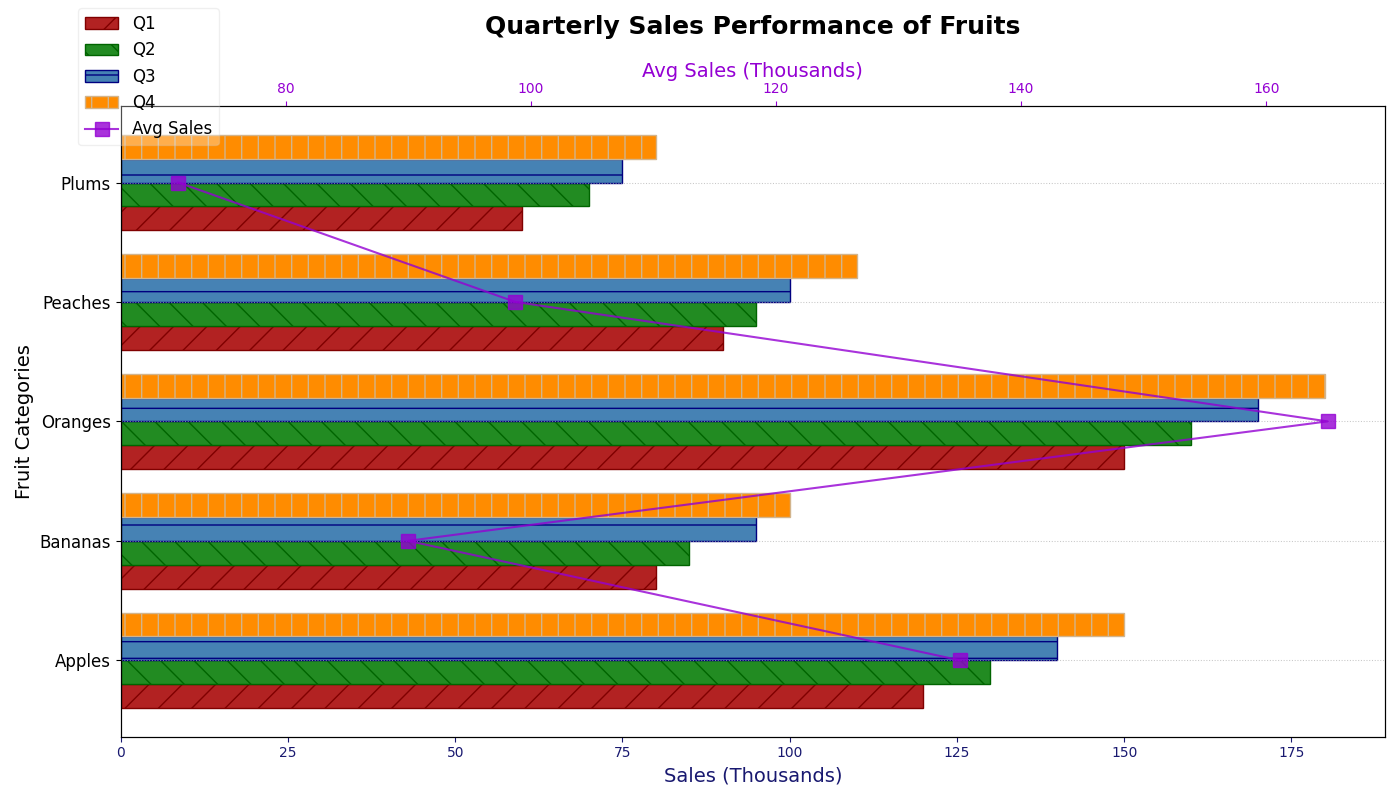

Python code for this plot:
import matplotlib.pyplot as plt
import numpy as np

categories = ["Apples", "Bananas", "Oranges", "Peaches", "Plums"]
q1_sales = [120, 80, 150, 90, 60]
q2_sales = [130, 85, 160, 95, 70]
q3_sales = [140, 95, 170, 100, 75]
q4_sales = [150, 100, 180, 110, 80]
avg_sales_per_quarter = np.mean([q1_sales, q2_sales, q3_sales, q4_sales], axis=0)

fig, ax1 = plt.subplots(figsize=(14, 8))

height = 0.2
y = np.arange(len(categories))

# Shuffled color assignments for the quarterly sales bars
bars1 = ax1.barh(y - 1.5*height, q1_sales, height, label='Q1', color='firebrick', hatch='/', edgecolor='maroon')
bars2 = ax1.barh(y - 0.5*height, q2_sales, height, label='Q2', color='forestgreen', hatch='\\', edgecolor='darkgreen')
bars3 = ax1.barh(y + 0.5*height, q3_sales, height, label='Q3', color='steelblue', hatch='-', edgecolor='navy')
bars4 = ax1.barh(y + 1.5*height, q4_sales, height, label='Q4', color='darkorange', hatch='|', edgecolor='tan')

ax1.set_title("Quarterly Sales Performance of Fruits", fontsize=18, weight='bold', pad=20)
ax1.set_ylabel("Fruit Categories", fontsize=14)
ax1.set_xlabel("Sales (Thousands)", fontsize=14, color='midnightblue')
ax1.set_yticks(y)
ax1.set_yticklabels(categories, fontsize=12)
ax1.tick_params(axis='x', colors='midnightblue')
ax1.grid(axis='y', linestyle=':', linewidth=0.75, alpha=0.7)

ax2 = ax1.twiny()
ax2.plot(avg_sales_per_quarter, categories, color='darkviolet', linestyle='-', marker='s', markersize=10, label='Avg Sales', alpha=0.8)
ax2.set_xlabel("Avg Sales (Thousands)", fontsize=14, color='darkviolet')
ax2.tick_params(axis='x', colors='darkviolet')

fig.legend(loc='upper left', bbox_to_anchor=(0.05, 1), fontsize=12, frameon=True, framealpha=0.3)

plt.tight_layout()
plt.show()
